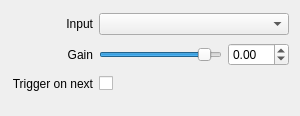
<?xml version="1.0" encoding="UTF-8"?>
<ui version="4.0">
 <class>InspectorAtemAudioGainWidget</class>
 <widget class="QWidget" name="InspectorAtemAudioGainWidget">
  <property name="geometry">
   <rect>
    <x>0</x>
    <y>0</y>
    <width>300</width>
    <height>116</height>
   </rect>
  </property>
  <property name="sizePolicy">
   <sizepolicy hsizetype="Expanding" vsizetype="Preferred">
    <horstretch>0</horstretch>
    <verstretch>0</verstretch>
   </sizepolicy>
  </property>
  <layout class="QGridLayout" name="gridLayout">
   <property name="bottomMargin">
    <number>20</number>
   </property>
   <item row="1" column="0">
    <widget class="QLabel" name="labelGain">
     <property name="text">
      <string>Gain</string>
     </property>
     <property name="alignment">
      <set>Qt::AlignRight|Qt::AlignTrailing|Qt::AlignVCenter</set>
     </property>
    </widget>
   </item>
   <item row="0" column="0">
    <widget class="QLabel" name="labelInput">
     <property name="text">
      <string>Input</string>
     </property>
     <property name="alignment">
      <set>Qt::AlignRight|Qt::AlignTrailing|Qt::AlignVCenter</set>
     </property>
    </widget>
   </item>
   <item row="0" column="1" colspan="2">
    <widget class="QComboBox" name="comboBoxInput">
     <property name="sizePolicy">
      <sizepolicy hsizetype="Expanding" vsizetype="Fixed">
       <horstretch>0</horstretch>
       <verstretch>0</verstretch>
      </sizepolicy>
     </property>
    </widget>
   </item>
   <item row="1" column="2">
    <widget class="QDoubleSpinBox" name="doubleSpinBoxGain">
     <property name="minimum">
      <double>-60.000000000000000</double>
     </property>
     <property name="maximum">
      <double>6.000000000000000</double>
     </property>
     <property name="singleStep">
      <double>0.100000000000000</double>
     </property>
    </widget>
   </item>
   <item row="1" column="1">
    <widget class="QSlider" name="sliderGain">
     <property name="minimum">
      <number>-6000</number>
     </property>
     <property name="maximum">
      <number>600</number>
     </property>
     <property name="singleStep">
      <number>100</number>
     </property>
     <property name="pageStep">
      <number>100</number>
     </property>
     <property name="orientation">
      <enum>Qt::Horizontal</enum>
     </property>
    </widget>
   </item>
   <item row="2" column="0">
    <widget class="QLabel" name="labelTriggerOnNext">
     <property name="text">
      <string>Trigger on next</string>
     </property>
     <property name="alignment">
      <set>Qt::AlignRight|Qt::AlignTrailing|Qt::AlignVCenter</set>
     </property>
    </widget>
   </item>
   <item row="2" column="1" colspan="2">
    <layout class="QHBoxLayout" name="horizontalLayoutTriggerOnNext">
     <item>
      <widget class="QCheckBox" name="checkBoxTriggerOnNext">
       <property name="layoutDirection">
        <enum>Qt::RightToLeft</enum>
       </property>
       <property name="text">
        <string/>
       </property>
      </widget>
     </item>
     <item>
      <spacer name="horizontalSpacerTriggerOnNext2">
       <property name="orientation">
        <enum>Qt::Horizontal</enum>
       </property>
       <property name="sizeHint" stdset="0">
        <size>
         <width>40</width>
         <height>20</height>
        </size>
       </property>
      </spacer>
     </item>
    </layout>
   </item>
  </layout>
 </widget>
 <tabstops>
  <tabstop>comboBoxInput</tabstop>
  <tabstop>sliderGain</tabstop>
  <tabstop>doubleSpinBoxGain</tabstop>
  <tabstop>checkBoxTriggerOnNext</tabstop>
 </tabstops>
 <resources/>
 <connections>
  <connection>
   <sender>checkBoxTriggerOnNext</sender>
   <signal>stateChanged(int)</signal>
   <receiver>InspectorAtemAudioGainWidget</receiver>
   <slot>triggerOnNextChanged(int)</slot>
   <hints>
    <hint type="sourcelabel">
     <x>102</x>
     <y>70</y>
    </hint>
    <hint type="destinationlabel">
     <x>189</x>
     <y>84</y>
    </hint>
   </hints>
  </connection>
  <connection>
   <sender>sliderGain</sender>
   <signal>valueChanged(int)</signal>
   <receiver>InspectorAtemAudioGainWidget</receiver>
   <slot>sliderGainChanged(int)</slot>
   <hints>
    <hint type="sourcelabel">
     <x>147</x>
     <y>48</y>
    </hint>
    <hint type="destinationlabel">
     <x>0</x>
     <y>37</y>
    </hint>
   </hints>
  </connection>
  <connection>
   <sender>doubleSpinBoxGain</sender>
   <signal>valueChanged(double)</signal>
   <receiver>InspectorAtemAudioGainWidget</receiver>
   <slot>doubleSpinBoxGainChanged(double)</slot>
   <hints>
    <hint type="sourcelabel">
     <x>182</x>
     <y>45</y>
    </hint>
    <hint type="destinationlabel">
     <x>229</x>
     <y>49</y>
    </hint>
   </hints>
  </connection>
  <connection>
   <sender>comboBoxInput</sender>
   <signal>currentIndexChanged(int)</signal>
   <receiver>InspectorAtemAudioGainWidget</receiver>
   <slot>inputChanged(int)</slot>
   <hints>
    <hint type="sourcelabel">
     <x>151</x>
     <y>21</y>
    </hint>
    <hint type="destinationlabel">
     <x>226</x>
     <y>22</y>
    </hint>
   </hints>
  </connection>
 </connections>
 <slots>
  <slot>inputChanged(int)</slot>
  <slot>sliderGainChanged(int)</slot>
  <slot>triggerOnNextChanged(int)</slot>
  <slot>doubleSpinBoxGainChanged(double)</slot>
 </slots>
</ui>
